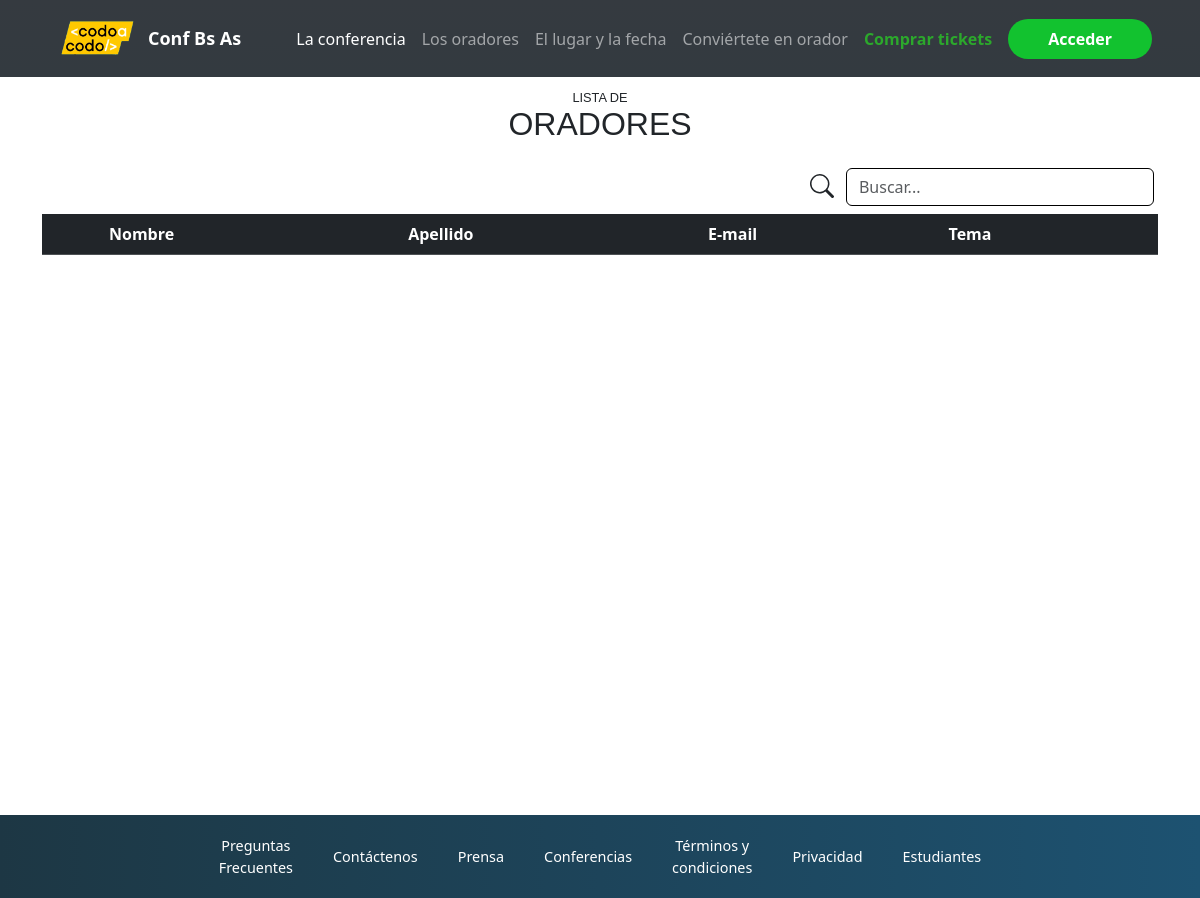
Before: /pages/lista_oradores.php with the older database file.
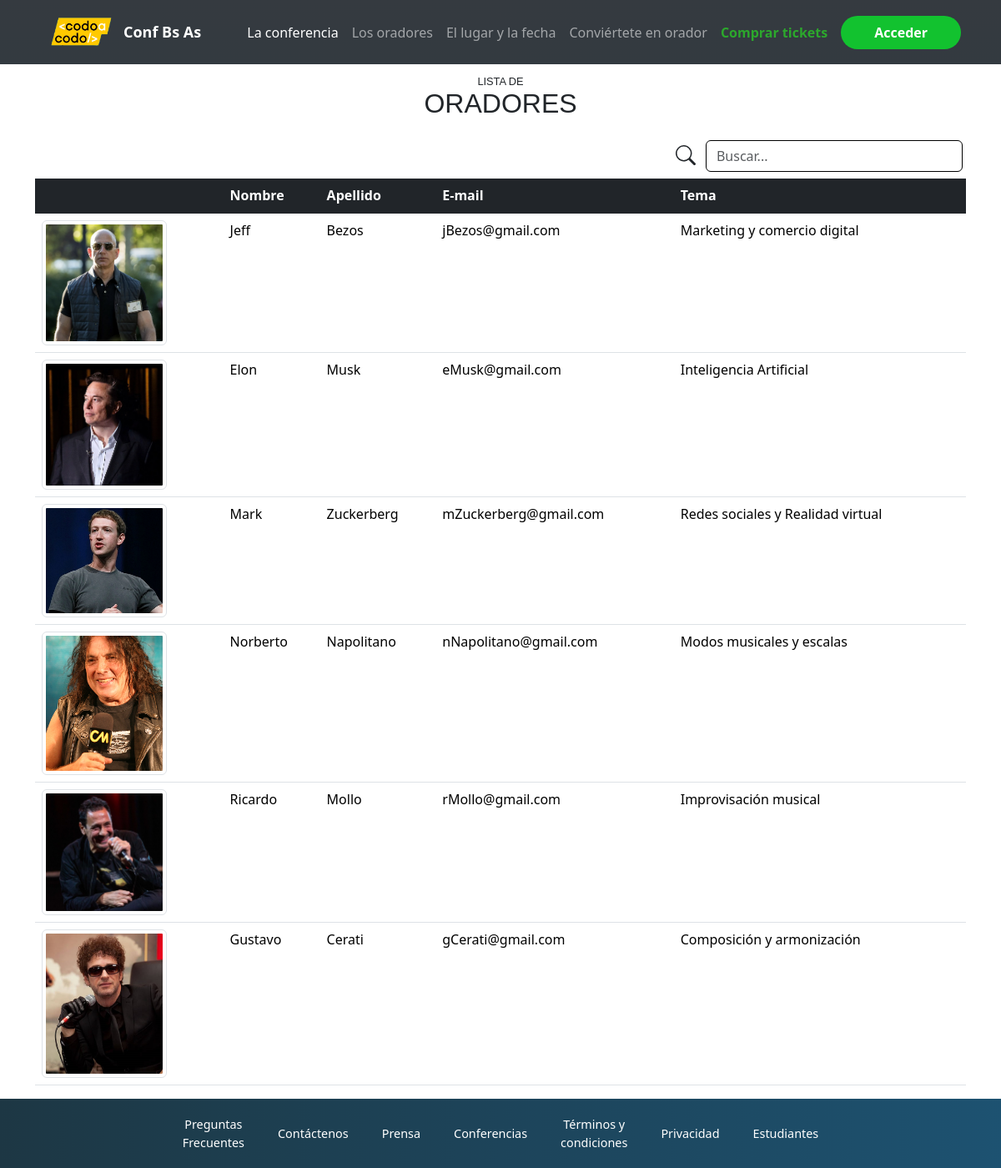
After: the same page with the newer database file.
### tables this page shows
CREATE TABLE `oradores` (
  `id_orador` int(11) NOT NULL,
  `nombre` varchar(50) NOT NULL,
  `apellido` varchar(50) NOT NULL,
  `mail` varchar(100) NOT NULL,
  `tema` varchar(255) NOT NULL,
  `imagen` varchar(255) NOT NULL,
  `aprobado` tinyint(1) DEFAULT 0,
  `fecha_alta` datetime NOT NULL DEFAULT current_timestamp()
);

### pages/lista_oradores.php (called while the page is built, shortened)
<?php ob_start();
include_once '../includes/conexion.php';
include_once '../includes/header.php';
$conexion = new Conexion();
$sql = "SELECT * FROM oradores";
$oradores = $conexion->consultar($sql);
include_once '../includes/main_lista_oradores.php';
include_once '../includes/footer.php';
?>

### includes/conexion.php (called while the page is built, shortened)
<?php
class Conexion {
    private $servidor = "localhost";
    private $usuario = "root";
    private $pass = "";
    private $conexionPdo;
    private $base = "integrador_cac";
    private function conectar() {
        try {
            $this->conexionPdo = new PDO("mysql:host=$this->servidor;dbname=$this->base", $this->usuario, $this->pass);
            $this->conexionPdo->setAttribute(PDO::ATTR_ERRMODE, PDO::ERRMODE_EXCEPTION);
        } catch (PDOException $e) {
            throw new Exception("Falla de Conexión: " . $e->getMessage());
        }
    }
    public function consultar($sql) {
        $sentencia = $this->conexionPdo->prepare($sql);
        $sentencia->execute();
        return $sentencia->fetchAll();
    }
}
?>

### includes/main_lista_oradores.php (the view, shortened to what this page needs)
<main>
        <section class="lista_container">
            <h2 data-aos="fade-in" data-aos-once="true" class="enunciado">
                <span class="txtS">LISTA DE</span>ORADORES
            </h2>
            <div class="container table-responsive">
                <table class="table table-hover" id="table1" >
                    <div class="row justify-content-end" >
                    <div class="mb-1 col-md-4 d-flex" >
                    <input class="rounded border border-black form-control m-1" type="text" id="searchInput" placeholder="Buscar...">
                    </div>
                    </div>
                    <thead class="table-dark">
                        <tr>
                            <th scope="col"></th>
                            <th scope="col">Nombre</th>
                            <th scope="col">Apellido</th>
                            <th scope="col">E-mail</th>
                            <th scope="col">Tema</th>
                        </tr>
                    </thead>
                    <tbody class="table-group-divider">
                        <?php
                        if (isset($oradores)) {
                            foreach ($oradores as $orador) {
                                if ($orador['aprobado'] === 1) { ?>
                                    <tr>
                                        <td>
                                            <img class="img-fluid img-thumbnail" style="object-fit:cover;" width="150" height="150"
                                                src="<?= BASE_URL; ?>assets/upload/<?= $orador['imagen']; ?>"
                                                alt="<?= $orador['nombre']; ?>">
                                        </td>
                                        <td class="search">
                                            <?= $orador["nombre"]; ?>
                                        </td>
                                        <td class="search">
                                            <?= $orador["apellido"]; ?>
                                        </td>
                                        <td>
                                            <?= $orador["mail"]; ?>
                                        </td>
                                        <td class="search">
                                            <?= $orador["tema"]; ?>
                                        </td>
                                    </tr>
                                <?php } ?>
                            <?php }
                        } ?>
                    </tbody>
                </table>
            </div>
        </section>
</main>

### includes/header.php (shortened to what this page needs)
<!DOCTYPE html>
<html lang="es">
<head>
    <link href="<?php echo BASE_URL; ?>css/bootstrap.min.css" rel="stylesheet" />
    <link rel="stylesheet" href="<?php echo BASE_URL; ?>css/style.css" />
    <link rel="stylesheet" href="https://unpkg.com/aos@next/dist/aos.css" />
</head>
<body>
    <header>
        <nav class="navbar navbar-expand-lg bg-gris" data-bs-theme="dark">
            <div class="container-fluid col-xs-12">
                <a class="navbar-brand" href="<?php echo BASE_URL; ?>index.php"><img
                        src="<?php echo BASE_URL; ?>assets/img/codoacodo.png" alt="Logo codo a codo" /></a>
                <a href="<?php echo BASE_URL; ?>index.php" class="navbar-brand-text">Conf Bs As</a>
                <div class="collapse navbar-collapse" id="navbarSupportedContent">
                    <ul class="navbar-nav me-auto mb-2 mb-lg-0 w-100 justify-content-end ml-auto align-items-lg-center">
                        <li class="nav-item">
                            <a class="nav-link active link-animado sub" aria-current="page"
                                href="<?php echo BASE_URL; ?>index.php#conferencia">La
                                conferencia</a>
                        </li>
                        <li class="nav-item">
                            <a class="nav-link link-animado sub" href="<?php echo BASE_URL; ?>index.php#oradores">Los
                                oradores</a>
                        </li>
                        <li class="nav-item">
                            <a class="nav-link link-animado sub" href="<?php echo BASE_URL; ?>index.php#lugarFecha">El
                                lugar y la fecha</a>
                        </li>
                        <li class="nav-item">
                            <a class="nav-link link-animado sub"
                                href="<?php echo BASE_URL; ?>index.php#formularioOrador">Conviértete en orador</a>
                        </li>
                        <li class="nav-item">
                            <a class="nav-link colorVerde link-animado sub"
                                href="<?php echo BASE_URL; ?>pages/tickets.php"><b>Comprar tickets</b></a>
                        </li>
                        <li class="nav-item">
                            <div class="login_container">
                                <?php if (isset($_SESSION['usuario'])) { ?>
                                    <div class="dropdown">
                                        <a class="login_btn nav-link dropdown-toggle bg-white rounded-pill logged text-black link-animado"
                                            type="button" data-bs-toggle="dropdown" aria-expanded="false">
                                            <b>
                                                <?php echo "Hola " . ucfirst($_SESSION['usuario']['nombre']) . " !"; ?>
                                            </b>
                                        </a>
                                        <ul class="dropdown-menu text-center">
                                            <li><a class="dropdown-item"
                                                    href="<?php echo BASE_URL; ?>pages/lista_oradores.php">Ver lista
                                                    Oradores</a>
                                            </li>
                                            <?php if ($_SESSION['usuario']['admin'] === 1) { ?>
                                                <li><a class="dropdown-item"
                                                        href="<?php echo BASE_URL; ?>pages/lista_usuarios.php">Ver lista
                                                        Usuarios</a></li>
                                            <?php } ?>
                                            <hr class="bg-light m-0">
                                            <li><a class="dropdown-item"
                                                    href="<?php echo BASE_URL; ?>includes/logout.php">Cerrar Sesion</a></li>
                                        </ul>
                                    </div>
                                <?php } else { ?>
                                    <div>
                                        <a class="login_btn nav-link rounded-pill link-animado text-white" type="button"
                                            data-bs-toggle="modal" data-bs-target="#log-in" aria-expanded="false">
                                            <b>Acceder</b>
                                        </a>
                                    </div>
                                <?php } ?>
                            </div>
                        </li>
                    </ul>
                </div>
            </div>
        </nav>
    </header>

### includes/footer.php (shortened to what this page needs)
<footer class="pie__container">
  <a class="salto" href="">Preguntas <br />Frecuentes</a>
  <a href="">Contáctenos</a>
  <a href="">Prensa</a>
  <a href="">Conferencias</a>
  <a class="salto" href="">Términos y <br />condiciones</a>
  <a href="">Privacidad</a>
  <a href="">Estudiantes</a>
</footer>
</body>
</html>

### css/style.css (style rules this page uses)
* { margin: 0; padding: 0; box-sizing: border-box; }
.navbar-brand-text { font-size: large; font-weight: 600; }
.bg-gris { background-image: linear-gradient(to bottom, #353a40, #343a40, #333a40); }
nav img { width: 100px; }
.navbar-brand { margin: 0; }
.navbar { padding: 5px 3%; min-height: 70px; width: 100vw; position: fixed; top: 0px; z-index: 3; }
main { position: relative; margin-top: 75px; min-height: calc(100vh - 75px); }
.pie__container { display: flex; width: 100%; background-image: linear-gradient( to right, #1d3744, #1d3e4f, #1d445a, #1d4b65, #1d5271 ); text-align: center; align-items: center; justify-content: center; flex-wrap: wrap; font-size: 0.9em; }
.pie__container a { padding: 20px; }
body { height: 100vh; }
body h2 { font-family: Verdana, Geneva, Tahoma, sans-serif; }
body a { text-decoration: none; color: white; }
.txtS { font-size: 0.4em; }
.lista_container { margin-top: 90px; }
.link-animado { transition: transform 0.1s ease-in-out; }
.sub::before { content: ""; position: absolute; width: 100%; height: 2px; bottom: 0; left: 0; background-color: rgb(219, 186, 36); visibility: hidden; transform: scaleX(0); transition: visibility 0s, transform 0.3s ease-in-out; }
.colorVerde { color: #2ca82c; }
.login_btn { width: auto; padding: 8px 40px !important; margin-left: 8px; border-radius: 20px; background-color: rgb(18, 194, 47); color: white; }
.login_container { width: 150px; width: auto; justify-content: center; text-align: center; }
@media screen and (max-width: 1200px) { .navbar-brand-text { justify-content: center; margin-right: 30px; } }
@media screen and (max-width: 1200px) { .sub::before { content: ""; position: absolute; width: auto; height: 2px; bottom: 0; left: 0; background-color: rgb(228, 167, 87); visibility: hidden; transform: scaleX(0); transition: visibility 0s, transform 0.3s ease-in-out; } }

Changed rows visible on the page:
now on this page (row edited): oradores: imagen (picture), nombre "Jeff", apellido "Bezos", mail "jBezos@gmail.com", tema "Marketing y comercio digital"
now on this page (row edited): oradores: imagen+nombre (picture), nombre "Elon", apellido "Musk", mail "eMusk@gmail.com", tema "Inteligencia Artificial"
now on this page (row edited): oradores: imagen+nombre (picture), nombre "Mark", apellido "Zuckerberg", mail "mZuckerberg@gmail.com", tema "Redes sociales y Realidad virtual"
now on this page (row edited): oradores: imagen (picture), nombre "Norberto", apellido "Napolitano", mail "nNapolitano@gmail.com", tema "Modos musicales y escalas"
now on this page (row edited): oradores: imagen (picture), nombre "Ricardo", apellido "Mollo", mail "rMollo@gmail.com", tema "Improvisación musical"
now on this page (row edited): oradores: imagen (picture), nombre "Gustavo", apellido "Cerati", mail "gCerati@gmail.com", tema "Composición y armonización"
